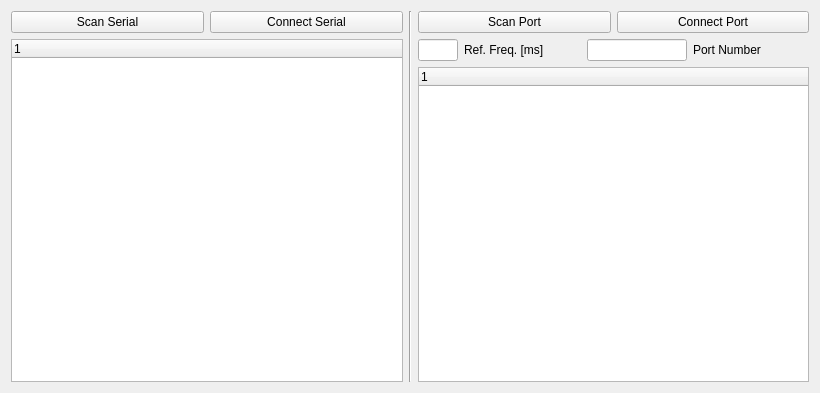
<?xml version="1.0" encoding="UTF-8"?>
<ui version="4.0">
 <class>TopForm</class>
 <widget class="QWidget" name="TopForm">
  <property name="geometry">
   <rect>
    <x>0</x>
    <y>0</y>
    <width>820</width>
    <height>393</height>
   </rect>
  </property>
  <property name="windowTitle">
   <string>Super Serial</string>
  </property>
  <layout class="QGridLayout" name="gridLayout">
   <item row="0" column="0">
    <layout class="QHBoxLayout" name="horizontalLayout_4">
     <item>
      <layout class="QVBoxLayout" name="verticalLayout_2">
       <item>
        <layout class="QHBoxLayout" name="horizontalLayout">
         <item>
          <widget class="QPushButton" name="pbScanSerial">
           <property name="text">
            <string>Scan Serial</string>
           </property>
          </widget>
         </item>
         <item>
          <widget class="QPushButton" name="pbConnectSerial">
           <property name="text">
            <string>Connect Serial</string>
           </property>
          </widget>
         </item>
        </layout>
       </item>
       <item>
        <widget class="QTreeWidget" name="twSerial"/>
       </item>
      </layout>
     </item>
     <item>
      <widget class="Line" name="line">
       <property name="orientation">
        <enum>Qt::Orientation::Vertical</enum>
       </property>
      </widget>
     </item>
     <item>
      <layout class="QVBoxLayout" name="verticalLayout_3">
       <item>
        <layout class="QHBoxLayout" name="horizontalLayout_2">
         <item>
          <widget class="QPushButton" name="pbScanPort">
           <property name="text">
            <string>Scan Port</string>
           </property>
          </widget>
         </item>
         <item>
          <widget class="QPushButton" name="pbConnectPort">
           <property name="text">
            <string>Connect Port</string>
           </property>
          </widget>
         </item>
        </layout>
       </item>
       <item>
        <layout class="QHBoxLayout" name="horizontalLayout_3">
         <item>
          <widget class="QLineEdit" name="leRefFreq">
           <property name="minimumSize">
            <size>
             <width>0</width>
             <height>0</height>
            </size>
           </property>
           <property name="maximumSize">
            <size>
             <width>40</width>
             <height>16777215</height>
            </size>
           </property>
           <property name="baseSize">
            <size>
             <width>0</width>
             <height>0</height>
            </size>
           </property>
          </widget>
         </item>
         <item>
          <widget class="QLabel" name="label">
           <property name="text">
            <string>Ref. Freq. [ms]</string>
           </property>
          </widget>
         </item>
         <item>
          <widget class="QLineEdit" name="lePortNumber">
           <property name="maximumSize">
            <size>
             <width>100</width>
             <height>16777215</height>
            </size>
           </property>
          </widget>
         </item>
         <item>
          <widget class="QLabel" name="label_2">
           <property name="text">
            <string>Port Number</string>
           </property>
          </widget>
         </item>
        </layout>
       </item>
       <item>
        <widget class="QTreeWidget" name="twPort"/>
       </item>
      </layout>
     </item>
    </layout>
   </item>
  </layout>
 </widget>
 <resources/>
 <connections/>
</ui>
